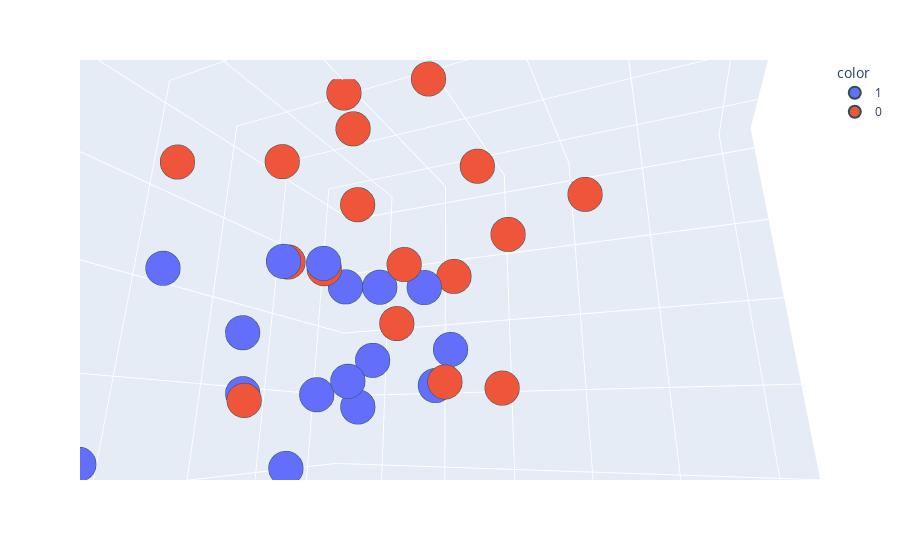

Source (notebook cell):
### Code cell
import plotly.express as px
#y_train_trf = y_train.astype(str)
fig = px.scatter_3d(df, x=df['feature1'], y=df['feature2'], z=df['feature3'],
              color=df['target'].astype('str'))
fig.update_traces(marker=dict(size=12,
                              line=dict(width=2,
                                        color='DarkSlateGrey')),
                  selector=dict(mode='markers'))

fig.show()

### Figure 1 — Plotly figure (JSON) as saved in the notebook; plotly's stock layout.template omitted (floating-point values rounded to 4 significant figures)
{"data": [{"hovertemplate": "color=1<br>feature1=%{x}<br>feature2=%{y}<br>feature3=%{z}<extra></extra>", "legendgroup": "1", "marker": {"color": "#636efa", "line": {"color": "DarkSlateGrey", "width": 2}, "size": 12, "symbol": "circle"}, "mode": "markers", "name": "1", "scene": "scene", "showlegend": true, "type": "scatter3d", "x": [-0.3675, 0.4206, 1.968, -2.506, 0.3223, -0.3316, 0.667, -1.01, 0.2411, -0.04544, -0.9926, -0.4208, 0.9486, 1.415, 1.045, -1.838, 0.1901, -0.02254, 1.267, 1.772], "y": [-1.137, 0.4116, -0.5478, 0.147, 0.06034, -1.632, 0.02581, 0.4417, -0.9525, 1.041, -0.1613, -0.552, 0.7017, 0.4577, 0.5382, -0.9388, 0.5121, 0.01342, 0.1736, -0.3475], "z": [-1.322, -0.07132, -0.6794, 0.6062, -1.043, 0.6191, -0.7776, 1.129, -0.1363, -0.09403, 1.192, -0.1211, -1.051, 0.7289, 0.8121, -0.2018, 0.1315, 0.9359, -1.223, 0.6701]}, {"hovertemplate": "color=0<br>feature1=%{x}<br>feature2=%{y}<br>feature3=%{z}<extra></extra>", "legendgroup": "0", "marker": {"color": "#EF553B", "line": {"color": "DarkSlateGrey", "width": 2}, "size": 12, "symbol": "circle"}, "mode": "markers", "name": "0", "scene": "scene", "showlegend": true, "type": "scatter3d", "x": [0.1771, 1.425, 2.224, -0.7233, 2.823, -1.39, 0.3849, 1.677, 1.438, 0.2907, 0.7319, -1.028, -0.7643, 2.011, 0.8989, 1.01, 1.251, 0.2046, 0.7489, 1.234], "y": [-0.5981, 1.441, 0.2304, 1.461, -0.3329, 0.6667, 1.324, 4.188, 1.1, 0.867, 0.5174, 1.131, 1.567, 1.921, 0.436, 1.438, 0.1864, -0.01154, 2.593, 0.05278], "z": [1.227, 0.1826, 1.192, -0.08537, 2.637, 1.344, -0.1032, -0.08056, 1.065, 0.9826, 2.245, 2.603, 1.549, 2.933, 0.821, 2.328, 1.704, 3.151, 1.171, -0.2616]}], "layout": {"autosize": true, "legend": {"title": {"text": "color"}, "tracegroupgap": 0}, "margin": {"t": 60}, "scene": {"aspectmode": "auto", "aspectratio": {"x": 1.03, "y": 1.124, "z": 0.864}, "camera": {"center": {"x": 0, "y": 0, "z": 0}, "eye": {"x": 0.7416, "y": 0.3144, "z": -0.2462}, "projection": {"type": "perspective"}, "up": {"x": 0, "y": 0, "z": 1}}, "domain": {"x": [0, 1], "y": [0, 1]}, "xaxis": {"title": {"text": "feature1"}, "type": "linear"}, "yaxis": {"title": {"text": "feature2"}, "type": "linear"}, "zaxis": {"title": {"text": "feature3"}, "type": "linear"}}}}
